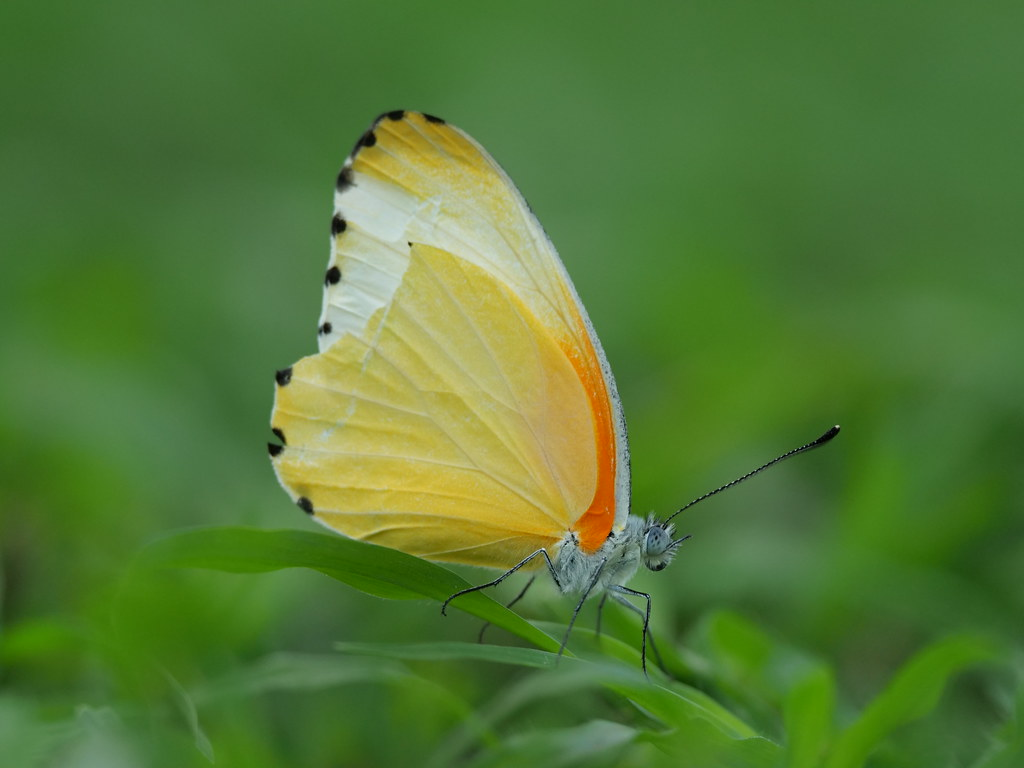
#> input picture test.jpg, 1024 x 768 px
$ python test.py
#> lines starting #> are read from the running program, lines starting #| are printed output that depends on the picture
### descriptors.py
import numpy as np
from scipy.signal import convolve2d


def weber(grayscale_image):
    grayscale_image = grayscale_image.astype(np.float64)
    grayscale_image[grayscale_image==0] = np.finfo(float).eps
    neighbours_filter = np.array([
        [1,1,1],
        [1,0,1],
        [1,1,1]
    ])
    convolved = convolve2d(grayscale_image,neighbours_filter, mode='same')
    weber_descriptor = convolved-8*grayscale_image
    weber_descriptor = weber_descriptor/grayscale_image
    weber_descriptor = np.arctan(weber_descriptor)
    return weber_descriptor

### test.py
import cv2
from descriptors import weber

grayscale_image = cv2.imread('test.jpg', 0)
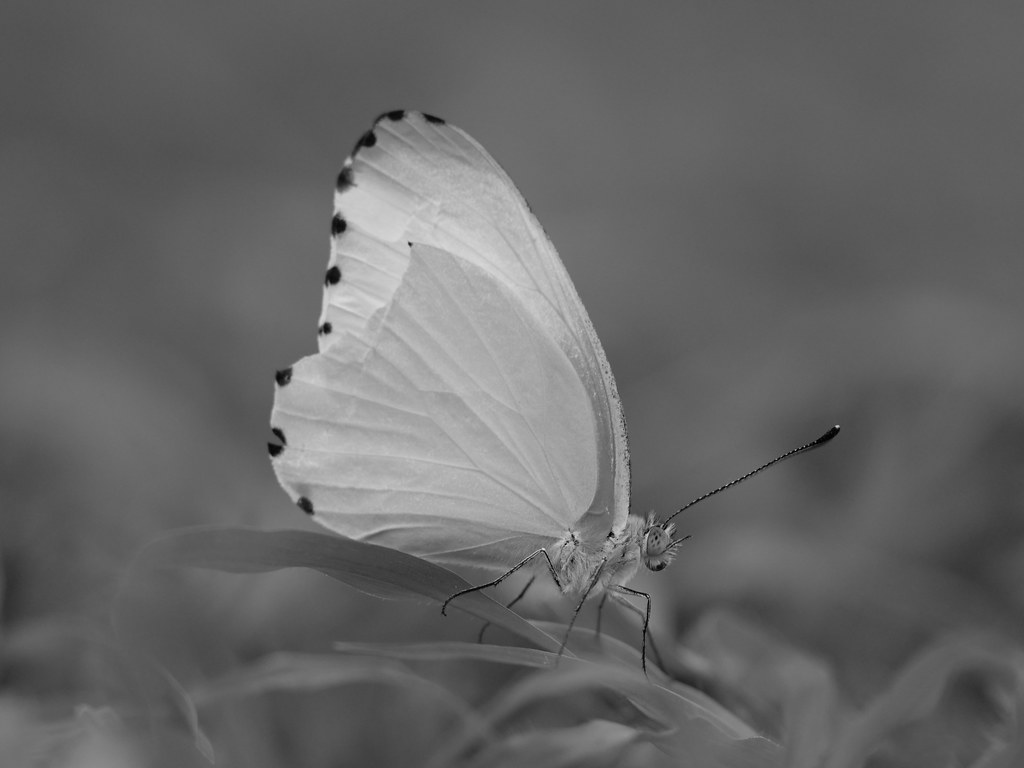
#> grayscale_image: shape (768, 1024); min 0, max 224, mean 102.6
descriptor = weber(grayscale_image)
#> in weber, `grayscale_image[grayscale_image==0] = np.finfo(float).eps`: grayscale_image: shape (768, 1024) float64; min 2.22e-16, max 224, mean 102.6
#> in weber, `convolved = convolve2d(grayscale_image,neighbours_filter, mode='same')`:
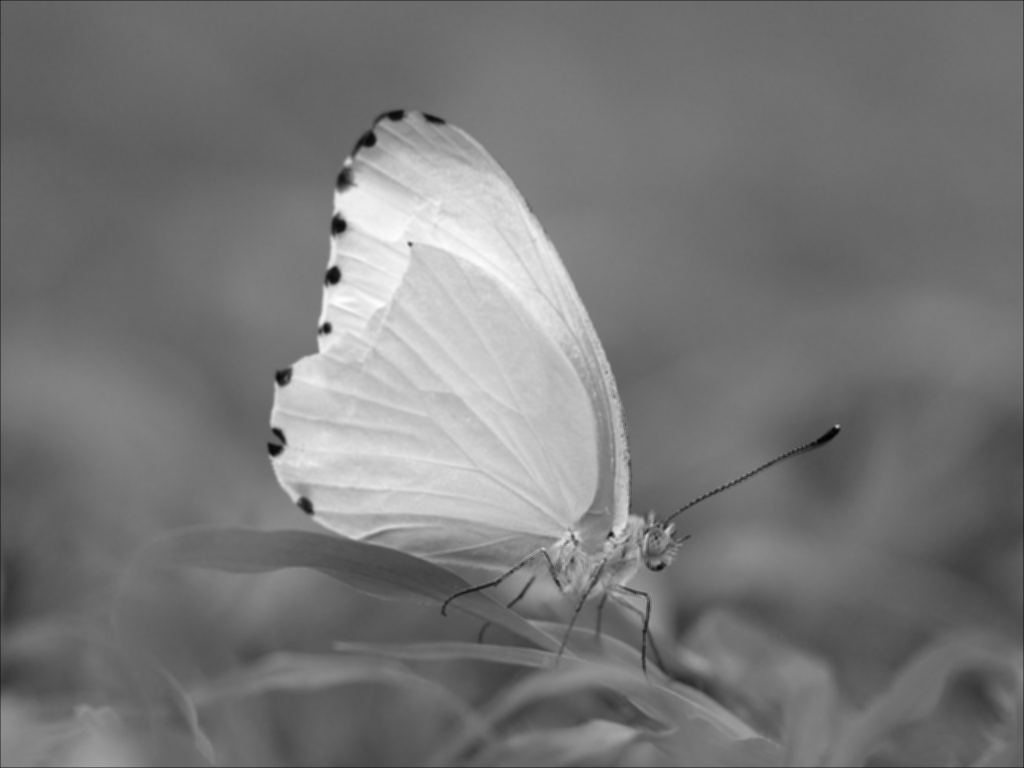
#> convolved: shape (768, 1024) float64; min 23, max 1717, mean 819.3; drawn with min black and max white
#> in weber, `weber_descriptor = convolved-8*grayscale_image`:
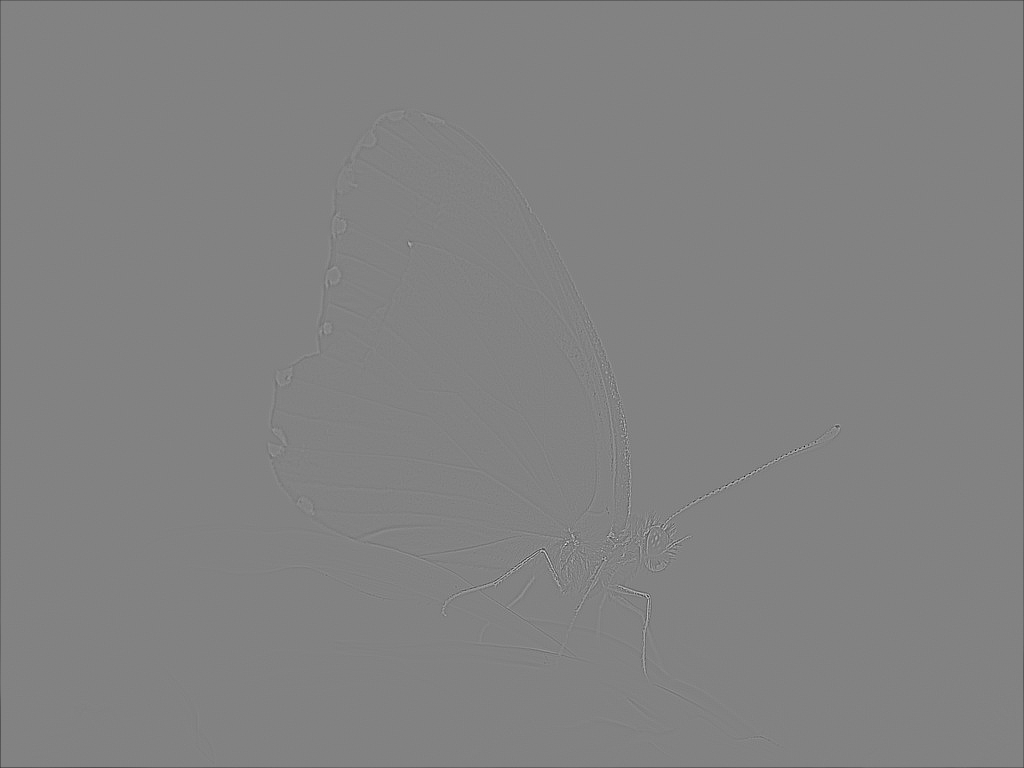
#> weber_descriptor: shape (768, 1024) float64; min -1027, max 981, mean -1.2; drawn with min black and max white
#> in weber, `weber_descriptor = np.arctan(weber_descriptor)`:
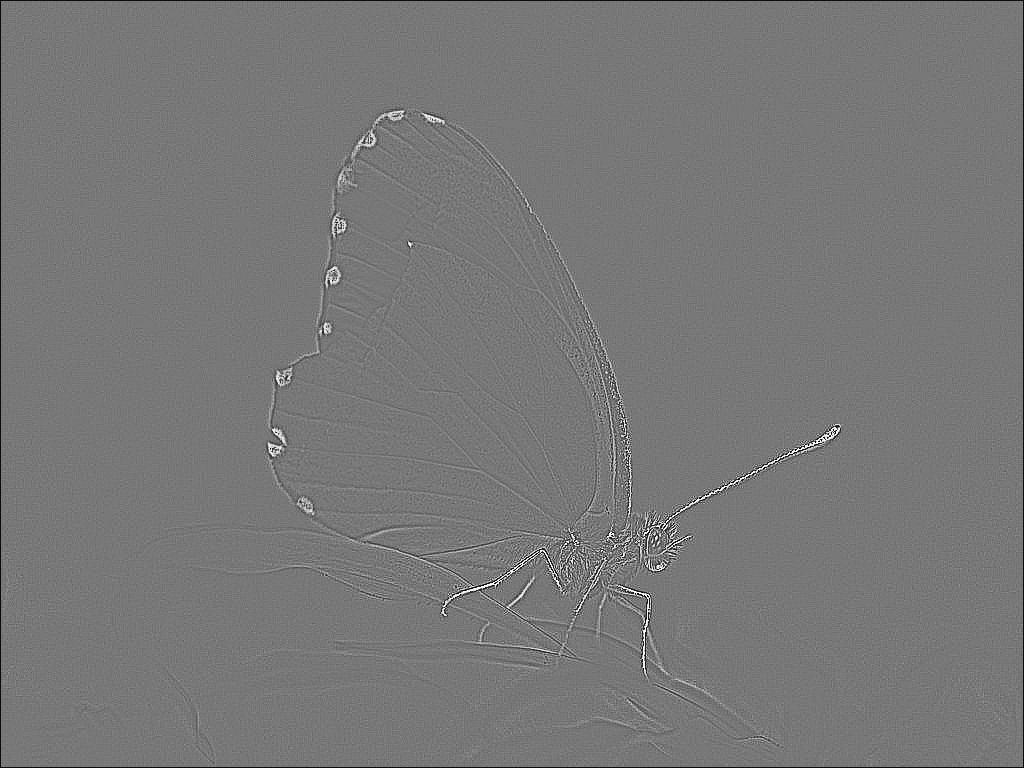
#> weber_descriptor: shape (768, 1024) float64; min -1.4, max 1.57, mean -0.00289; drawn with min black and max white
cv2.imshow('win', descriptor)
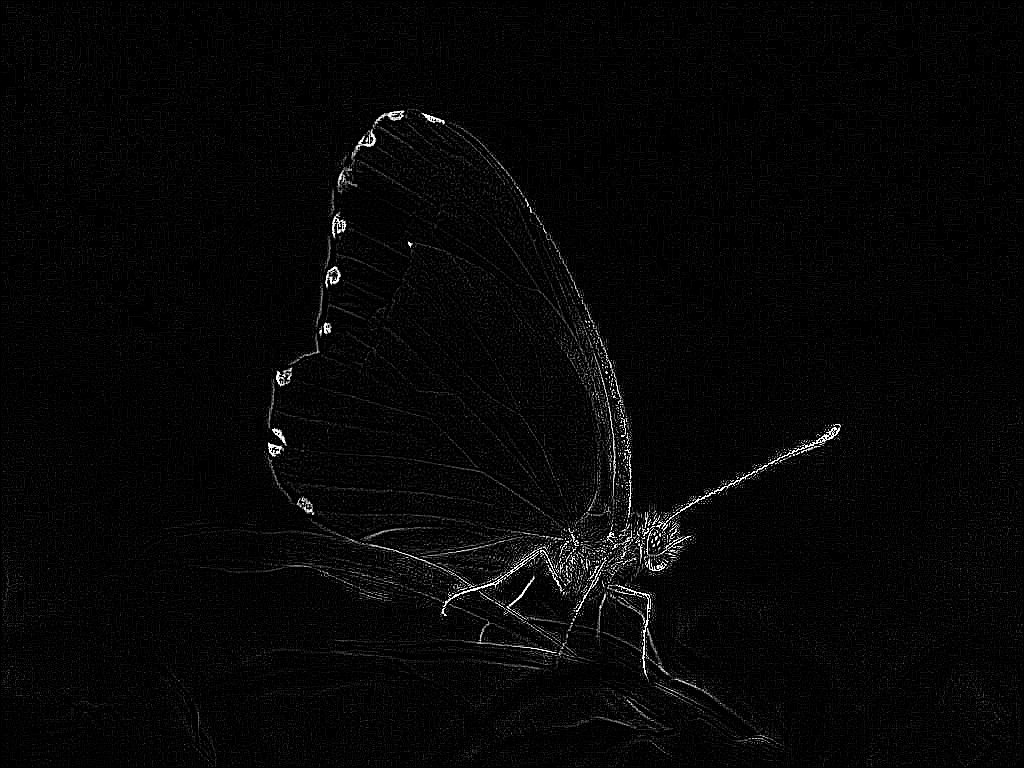
#> window 'win': shape (768, 1024); min 0, max 255, mean 6.4
cv2.waitKey(0)
